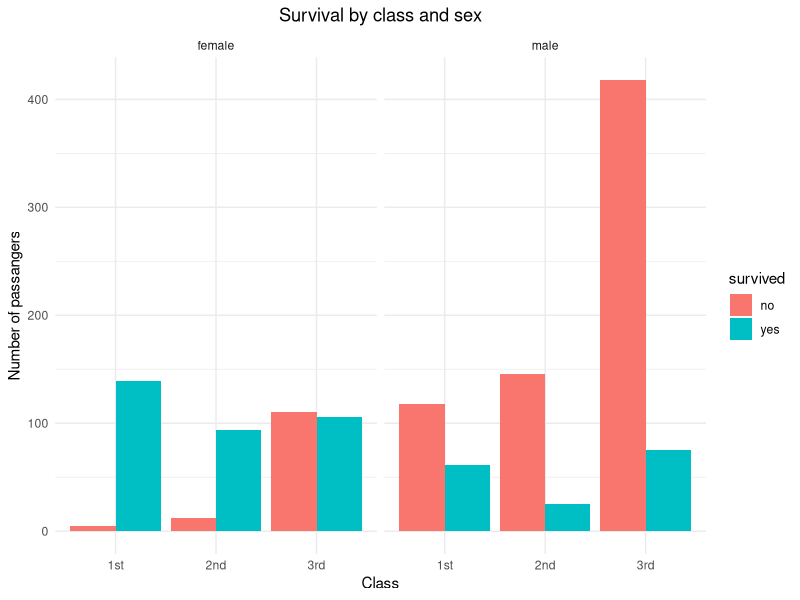
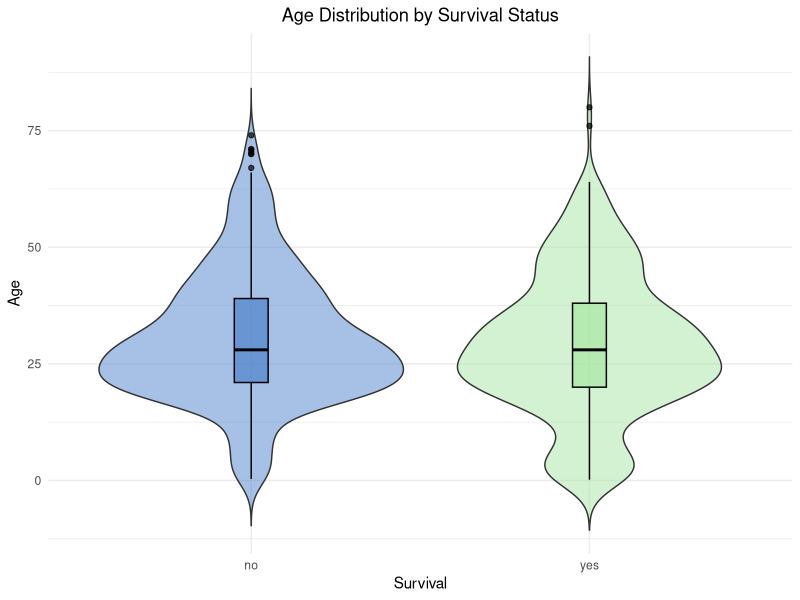

Reproduce these figures in R, in order.
## ---- chunk 1
knitr::opts_chunk$set(echo = TRUE)
library(carData)
library(dplyr)
library(ggplot2)
library(knitr)
## ---- chunk 2
data(TitanicSurvival)
# Aperçu des données
head(TitanicSurvival)
# Structure des données
str(TitanicSurvival)
## ---- chunk 3
# Résumé général des données
summary(TitanicSurvival)

# Table de survie avec pourcentages
table_survie <- table(TitanicSurvival$survived)
survie_pct <- prop.table(table_survie) * 100
survie_df <- data.frame(
  Survie = names(table_survie),
  Nombre = as.vector(table_survie),
  Pourcentage = sprintf("%.1f%%", as.vector(survie_pct))
)
kable(survie_df, caption = "Répartition des survivants")

# Table de survie par sexe avec pourcentages
table_sexe_survie <- table(TitanicSurvival$sex, TitanicSurvival$survived)
sexe_survie_pct <- prop.table(table_sexe_survie, margin = 1) * 100
sexe_survie_df <- data.frame(
  Sexe = rownames(table_sexe_survie),
  Non_survivors = paste0(table_sexe_survie[,1], " (", sprintf("%.1f%%", sexe_survie_pct[,1]), ")"),
  Survivors = paste0(table_sexe_survie[,2], " (", sprintf("%.1f%%", sexe_survie_pct[,2]), ")")
)
kable(sexe_survie_df, caption = "Survie selon le sexe (Effectif et Pourcentage par ligne)")

# Table de survie par classe avec pourcentages
table_classe_survie <- table(TitanicSurvival$passengerClass, TitanicSurvival$survived)
classe_survie_pct <- prop.table(table_classe_survie, margin = 1) * 100
classe_survie_df <- data.frame(
  Classe = rownames(table_classe_survie),
  Non_survivors = paste0(table_classe_survie[,1], " (", sprintf("%.1f%%", classe_survie_pct[,1]), ")"),
  Survivors = paste0(table_classe_survie[,2], " (", sprintf("%.1f%%", classe_survie_pct[,2]), ")")
)
kable(classe_survie_df, caption = "Survie selon la classe (Effectif et Pourcentage par ligne)")

# Ajout des totaux par classe
classe_total <- data.frame(
  Classe = names(table(TitanicSurvival$passengerClass)),
  Total = as.vector(table(TitanicSurvival$passengerClass)),
  Pourcentage = sprintf("%.1f%%", prop.table(table(TitanicSurvival$passengerClass)) * 100)
)
kable(classe_total, caption = "Répartition totale par classe")

# Ajout des totaux par sexe
sexe_total <- data.frame(
  Sexe = names(table(TitanicSurvival$sex)),
  Total = as.vector(table(TitanicSurvival$sex)),
  Pourcentage = sprintf("%.1f%%", prop.table(table(TitanicSurvival$sex)) * 100)
)
kable(sexe_total, caption = "Répartition totale par sexe")
## ---- chunk 4
ggplot(TitanicSurvival, aes(x = passengerClass, fill = survived)) +
  geom_bar(position = "dodge") +
  labs(title = "Survival by class and sex",
       x = "Class",
       y = "Number of passangers") +
  theme_minimal() +
  facet_wrap(~ sex) +
   theme(
    plot.title = element_text(hjust = 0.5)  
  ) 

## ---- chunk 5
ggplot(TitanicSurvival, aes(x = survived, y = age, fill = survived)) +
  geom_violin(trim = FALSE, alpha = 0.5) +  
  geom_boxplot(width = 0.1, color = "black", alpha = 0.7) +  
  labs(
    title = "Age Distribution by Survival Status",
    x = "Survival",
    y = "Age"
  ) +
  theme_minimal() +
  scale_fill_manual(values = c("yes" = "#A8E6A3", "no" = "#4F83CC")) +  
  guides(fill = "none") +
   theme(
    plot.title = element_text(hjust = 0.5)  
  )

## ---- chunk 6
# Modèle logistique pour expliquer la survie
model <- glm(survived ~ sex + passengerClass + age, 
             data = TitanicSurvival, 
             family = binomial)

# Résumé du modèle
summary(model)
## ---- chunk 7
sessionInfo()
